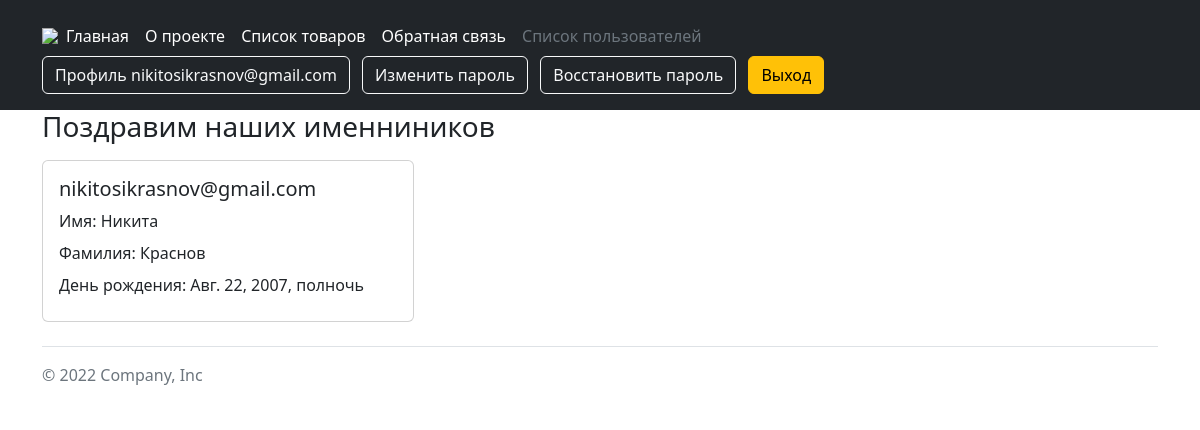
Page /auth/1/ on the earlier database version.
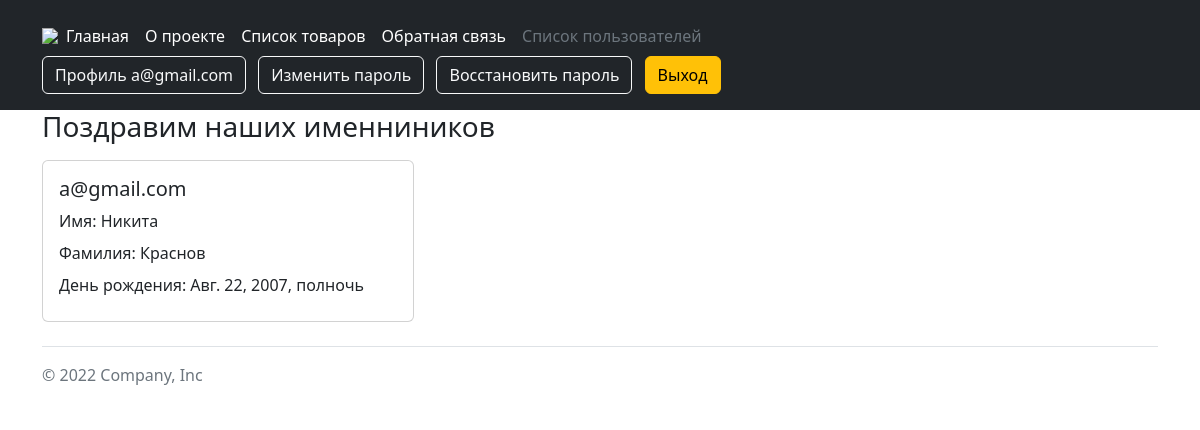
Same page on the later database version.
### users/models.py (models this page shows)
class CustomUser(AbstractUser):
    objects = UserManager()
    username = models.CharField('username', max_length=150)
    email = models.EmailField('email address', unique=True)
    USERNAME_FIELD = 'email'
    REQUIRED_FIELDS = ['username']
    birthday = models.DateField(
        'день рождения',
        blank=True,
        null=True,
    )

### users/views.py (the view)
class User_detail(View):
    def get(self, request, pk):
        user = get_object_or_404(CustomUser, pk=pk)
        context = {
            'user': user,
        }
        return render(request, 'users/user_detail.html', context)

### users/context_processors.py (called while the page is built)
def get_birthday_user(request):
    birthday_users = CustomUser.objects.filter(birthday=date.today()).only(
        'email',
        'username'
    )
    return {'birthday_users': birthday_users}

### templates/users/user_detail.html
{% extends 'base.html' %}
{% load static %}
{% block content %}
    <div class="container">
        {% include "includes/user_card.html" %}
    </div>
{% endblock %}

### templates/includes/header.html
{% load static %}
<header class="p-3 text-bg-dark">
    <div class="container">
      <div class="d-flex flex-wrap align-items-center justify-content-center justify-content-lg-start">
        <a href="/" class="d-flex align-items-center mb-2 mb-lg-0 text-white text-decoration-none">
          <img src="{% static 'favicon_package/logo.svg' %}"
        </a>
        <ul class="nav col-12 col-lg-auto me-lg-auto mb-2 justify-content-center mb-md-0">
          {% with request.resolver_match.view_name as view_name %}
            {% if view_name == 'homepage:home' %}
              <li><a href="{% url 'homepage:home' %}" class="nav-link px-2 text-secondary">Главная</a></li>
            {% else %}
              <li><a href="{% url 'homepage:home' %}" class="nav-link px-2 text-white">Главная</a></li>
            {% endif %}
            {% if view_name == 'about:description' %}
              <li><a href="{% url 'about:description' %}" class="nav-link px-2 text-secondary">О проекте</a></li>
            {% else %}
              <li><a href="{% url 'about:description' %}" class="nav-link px-2 text-white">О проекте</a></li>
            {% endif %}
            {% if view_name == 'catalog:item_list' or view_name == 'catalog:item_detail'%}
              <li><a href="{% url 'catalog:item_list' %}" class="nav-link px-2 text-secondary">Список товаров</a></li>
            {% else %}
              <li><a href="{% url 'catalog:item_list' %}" class="nav-link px-2 text-white">Список товаров</a></li>
            {% endif %}
            {% if view_name == 'feedback:feedback' or view_name == 'feedback:feedback'%}
              <li><a href="{% url 'feedback:feedback' %}" class="nav-link px-2 text-secondary">Обратная связь</a></li>
            {% else %}
              <li><a href="{% url 'feedback:feedback' %}" class="nav-link px-2 text-white">Обратная связь</a></li>
            {% endif %}
            {% if user.is_staff %}
              {% if view_name == 'users:user_list' or view_name == 'users:user_detail'%}
                <li><a href="{% url 'users:user_list' %}" class="nav-link px-2 text-secondary">Список пользователей</a></li>
              {% else %}
                <li><a href="{% url 'users:user_list' %}" class="nav-link px-2 text-white">Список пользователей</a></li>
              {% endif %}
            {% endif %}
          {% endwith %}
        </ul>
        <div class="text-end">
          {% if user.is_authenticated %}
            <a type="button" class="btn btn-outline-light me-2" href="{% url 'users:profile' %}">Профиль {{ user.email }}</a>
            <a type="button" class="btn btn-outline-light me-2" href="{% url 'users:password_change' %}">Изменить пароль</a>
            <a type="button" class="btn btn-outline-light me-2" href="{% url 'users:password_reset' %}">Восстановить пароль</a>
            <a type="button" class="btn btn-warning" href="{% url 'users:logout' %}">Выход</a>
          {% else %}
            <a type="button" class="btn btn-outline-light me-2" href="{% url 'users:login' %}">Войти</a>
            <a type="button" class="btn btn-warning" href="{% url 'users:signup' %}">Зарегистрироваться</a>
          {% endif %}
        </div>
      </div>
    </div>
</header>

### templates/includes/user_card.html
{% with request.resolver_match.view_name as view_name %}
<div class="card user col-4 my-3">
    <div class="card-body">
        {% if view_name == 'users:user_list' %}
            <h5 class="card-title">{{ user.email }}</h5>
        {% else %}
            <h5>{{ user.email }}</h5>
            {% if  user.first_name %}
                <p class="card-title">Имя: {{ user.first_name }}</p>
            {% else %}
                <p class="card-title">Имени нет</p>
            {% endif %}
            {% if  user.last_name %}
                <p class="card-title">Фамилия: {{ user.last_name }}</p>
            {% else %}
                <p class="card-title">Фамилии нет</p>
            {% endif %}
            {% if  user.birthday %}
                <p class="card-title">День рождения: {{ user.birthday }}</p>
            {% else %}
                <p class="card-title">Дня рождения нет</p>
            {% endif %}
        {% endif %}
    </div>
</div>
{% endwith %}

Differences in the rows shown:
changed CustomUser "Никита": email "nikitosikrasnov@gmail.com" → "a@gmail.com"
